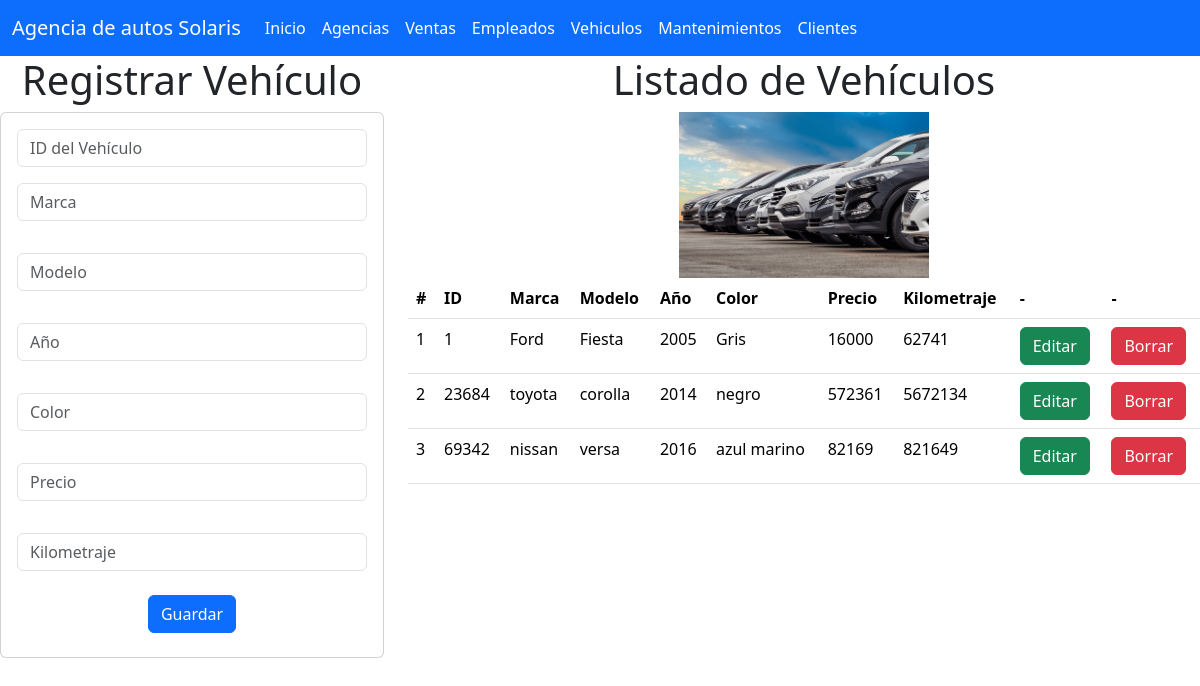
The page /vehiculo_app/vehiculos on the database its author committed.
### vehiculo_app/models.py (models this page shows, shortened)
class Vehiculo(models.Model):
    id_vehiculo = models.IntegerField(primary_key=True)
    marca = models.CharField(max_length=255)
    modelo = models.CharField(max_length=255)
    anio = models.IntegerField()
    color = models.CharField(max_length=255)
    precio = models.IntegerField()
    kilometraje = models.IntegerField()

### vehiculo_app/views.py (the view)
# urls.py: path("vehiculos",views.vehiculos,name="vehiculos"),
def vehiculos(request):
    losvehiculos = Vehiculo.objects.all()
    return render(request, 'gestionarVehiculos.html', {"misvehiculos": losvehiculos})

### vehiculo_app/templates/gestionarVehiculos.html (shortened to what this page needs)
{% extends "base.html" %}
{% load static %}
{% block cuerpo %}
<div class="row">
  <div class="col-sm-12 col-md-4 col-lg-4 col-xl-4">
    <h1>Registrar Vehículo</h1>
    <div class="card">
      <div class="card-body">
        <form action="{% url 'registrarVehiculo' %}" method="POST">
          <div class="form-group">
            <input type="text" id="txtid_vehiculo" name="txtid_vehiculo" class="form-control" placeholder="ID del Vehículo" required>
          </div>
          <div class="form-group py-3">
            <input type="text" id="txtmarca" name="txtmarca" class="form-control" placeholder="Marca" maxlength="100" required>
          </div>
          <div class="form-group py-3">
            <input type="text" id="txtmodelo" name="txtmodelo" class="form-control" placeholder="Modelo" maxlength="100" required>
          </div>
          <div class="form-group py-3">
            <input type="number" id="numanio" name="numanio" class="form-control" placeholder="Año" required>
          </div>
          <div class="form-group py-3">
            <input type="text" id="txtcolor" name="txtcolor" class="form-control" placeholder="Color" maxlength="100" required>
          </div>
          <div class="form-group py-3">
            <input type="number" id="numprecio" name="numprecio" class="form-control" placeholder="Precio" required>
          </div>
          <div class="form-group py-3">
            <input type="number" id="numkilometraje" name="numkilometraje" class="form-control" placeholder="Kilometraje" required>
          </div>
          <div class="form-group py-2">
            <button type="submit" class="btn btn-primary">Guardar</button>
          </div>
        </form>
      </div>
    </div>
  </div>
  <div class="col-sm-12 col-md-8 col-lg-8 col-xl-8">
    <h1>Listado de Vehículos</h1>
    <img src="{% static 'img/vehiculos.jpg' %}" style="width: 250px;" alt="Ejemplo de imagen">
    <div class="table-responsive">
      <table class="table">
        <thead>
          <tr>
            <th scope="col">#</th>
            <th scope="col">ID</th>
            <th scope="col">Marca</th>
            <th scope="col">Modelo</th>
            <th scope="col">Año</th>
            <th scope="col">Color</th>
            <th scope="col">Precio</th>
            <th scope="col">Kilometraje</th>
            <th scope="col">-</th>
            <th scope="col">-</th>
          </tr>
        </thead>
        <tbody>
          {% for vehiculo in misvehiculos %}
          <tr>
            <td>{{ forloop.counter }}</td>
            <td>{{ vehiculo.id_vehiculo }}</td>
            <td>{{ vehiculo.marca }}</td>
            <td>{{ vehiculo.modelo }}</td>
            <td>{{ vehiculo.anio }}</td>
            <td>{{ vehiculo.color }}</td>
            <td>{{ vehiculo.precio }}</td>
            <td>{{ vehiculo.kilometraje }}</td>
            <td><a href="seleccionarVehiculo/{{ vehiculo.id_vehiculo }}" class="btn btn-success">Editar</a></td>
            <td><a href="borrarVehiculo/{{ vehiculo.id_vehiculo }}" class="btn btn-danger">Borrar</a></td>
          </tr>
          {% endfor %}
        </tbody>
      </table>
    </div>
  </div>
{% endblock %}

### rows shown on the page
Vehiculo: id_vehiculo "1", marca "Ford", modelo "Fiesta", anio "2005", color "Gris", precio "16000", kilometraje "62741"
Vehiculo: id_vehiculo "23684", marca "toyota", modelo "corolla", anio "2014", color "negro", precio "572361", kilometraje "5672134"
Vehiculo: id_vehiculo "69342", marca "nissan", modelo "versa", anio "2016", color "azul marino", precio "82169", kilometraje "821649"
